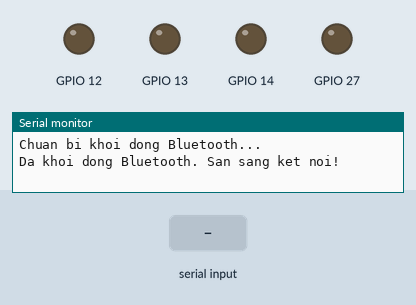
Simulated run of this sketch. Board: ESP32. Parts: output pins drawn as LEDs (lit = HIGH), the last lines printed to the serial monitor. Inputs (shaded band) come from the test bench. Nothing arrives over Bluetooth unless stated.

Above: at 1.2 s.
1.3 s: "F" received over the second serial link
At 1.7 s:
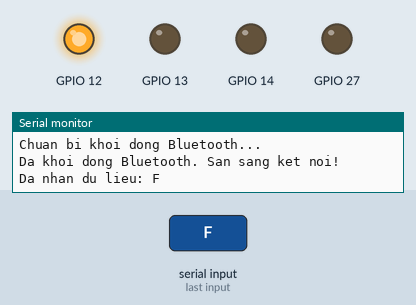
2.8 s: "B" received over the second serial link
At 3.2 s:
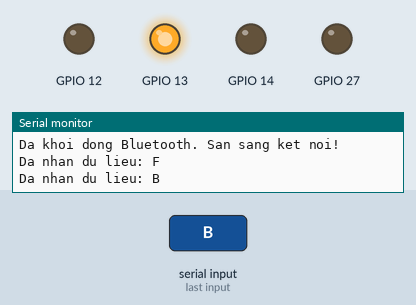
4.3 s: "R" received over the second serial link
At 5.1 s:
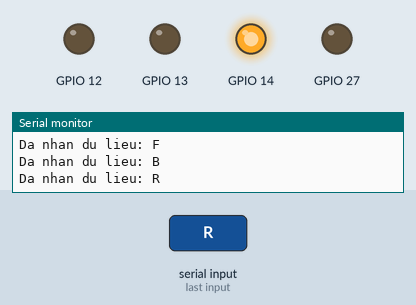
5.8 s: "L" received over the second serial link
At 6.6 s:
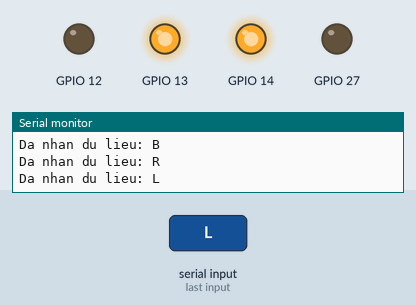
7.3 s: "K" received over the second serial link
At 8.5 s:
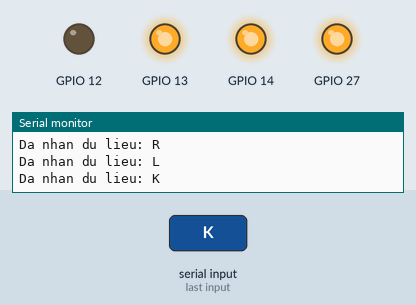
8.8 s: "F" received over the second serial link
At 10.0 s:
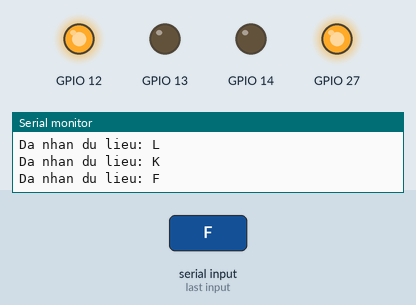
Timing chart, 0 to 11.3 s (numbered marks = the images above; inputs shaded):
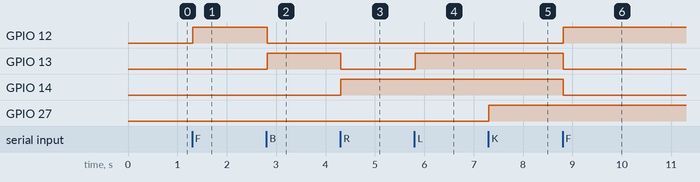

Measured:
- after the input at 1.3 s, GPIO 12: LOW → HIGH at once
- after the input at 2.8 s, GPIO 12: HIGH → LOW at once; GPIO 13: LOW → HIGH at once
- after the input at 4.3 s, GPIO 13: HIGH → LOW at once; GPIO 14: LOW → HIGH at once
- after the input at 5.8 s, GPIO 13: LOW → HIGH at once
- after the input at 7.3 s, GPIO 27: LOW → HIGH at once
- after the input at 8.8 s, GPIO 12: LOW → HIGH at once; GPIO 13, GPIO 14: HIGH → LOW at once

The sketch:

bluetooth_control2.ino
```cpp
#include "BluetoothSerial.h"

// Khai báo một đối tượng BluetoothSerial
BluetoothSerial SerialBT;

void setup() {
  pinMode(12,OUTPUT);
  pinMode(13,OUTPUT);
  pinMode(14,OUTPUT);
  pinMode(27,OUTPUT);
  digitalWrite(27,0);
  // Khởi tạo Serial Monitor để theo dõi dữ liệu
  Serial.begin(115200);
  Serial.println("Chuan bi khoi dong Bluetooth...");

  // Khởi động Bluetooth với một tên cụ thể
  // Tên này sẽ xuất hiện trên thiết bị của bạn khi tìm kiếm
  SerialBT.begin("ESP32_Bluetooth2");
  Serial.println("Da khoi dong Bluetooth. San sang ket noi!");
}

void loop() {
  // Kiểm tra xem có dữ liệu nào đến từ Bluetooth không
  if (SerialBT.available()) {
    // Đọc một byte dữ liệu
    char c = SerialBT.read();

    // In dữ liệu đã nhận được ra Serial Monitor
    Serial.print("Da nhan du lieu: ");
    Serial.println(c);
    if (SerialBT.available()) {
      c = SerialBT.read();
      Serial.println(c);

    }
    if (c == 'F'){ // Điều kiện chạy tới
      digitalWrite(12,1);
      digitalWrite(13,0);
      digitalWrite(14,0);
      Serial.println();
    }

    else if ( c == 'B'){ // Điều kiện chạy lùi
      digitalWrite(12,0);
      digitalWrite(13,1);
      digitalWrite(14,0);
      Serial.println();
    }
    else if (c == 'R'){ // Điều kiện rẽ phải
      digitalWrite(12,0);
      digitalWrite(13,0);
      digitalWrite(14,1);
      Serial.println();
    }
    else if (c == 'L'){ // Điều kiện rẽ phải
      digitalWrite(12,0);
      digitalWrite(13,1);
      digitalWrite(14,1);
      Serial.println();
    }
    else if (c == 'K'){ // Điều kiện điều khiển bluetooth
      digitalWrite(27,1);
      Serial.println();
    }

    else if (c == 'k'){ // Điều kiện điều khiển bằng joyStick
      digitalWrite(27,0);
      Serial.println();
    }
    else{ // điều kiện dừng
      digitalWrite(12,0);
      digitalWrite(13,0);
      digitalWrite(14,0);
      Serial.println();
    }
  }

  delay(20);
}
```
